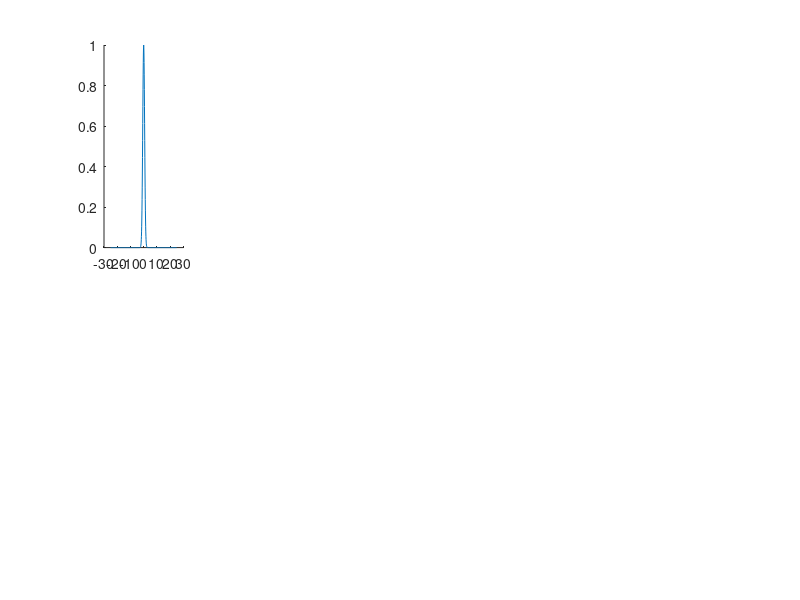

MATLAB code to generate this figure: (Note: this script raises an error after producing the figure.)
clc; clear; close all;

% Parameter
wavelength = 1.5; % Panjang Gelombang Vakum
k0 = 2 * pi / wavelength; % Nomor gelombang vakum
n0 = 1.49; % Indeks biar referensi
z_max = 50; % Nilai maks dari z
a = 1; % Nilai tebal core awal
b = 8; % Nilai tebal core akhir

% Koordinat Sistem
dz = 0.1; % Nilai diskritisasi 
Nx = 500; % Total grid x-nya
Lebar = 50;
dx= Lebar/Nx;
x = (-Nx/2:Nx/2-1) * dx;

% Definisikan Kx dan H untuk Transformasi
kx= (2 * pi / dx) * ([0:Nx/2-1 -Nx/2:-1] / Nx);
H = exp(-1i * (kx.^2 ) *0.5* dz / (2 * k0 * n0)); 

% Definisikan profil awal medan
psi = exp(-(x.^2) / a^2);

% Beam Propagation Loop
z_values = 0:dz:z_max;
st=0; ip=0;
for z = z_values
 Wcore = a + ((b-a)/z_max) * z ; % Definisikan width core berdasarkan z
 n= n0+0.01*((x>=-(Wcore/2))&(x<=(Wcore/2))); % Definisi Indeks bias
 psi = ifft(fft(psi).*H); % Koreksi untuk ½ step 
 % Koreksi fasa krn indeks bias
 psi = psi .* exp(1i * 0.5*k0/n0 * (n.^2 - n0^2) * dz); 
 psi = ifft(fft(psi) .* H); % Koreksi untuk ½ step
 st=st+1;
 if mod(st,floor(length(z_values)/10))==1 
  ip=ip+1;
  Ep(ip,:)=psi;
 end
end

% Plot dalam satu figure dengan layout 2x5
figure; 
for id = 1:10
    subplot(2,5,id); % Membuat grid 2 baris, 5 kolom
    hold on;
    
    Epp = abs(Ep(id, :));
    plot(x, Epp);
    title(strcat('z = ', string(id))); 
    xlim([-30 30]);  
    
    % Garis batas core
    x1 = [- (Wcore/2), - (Wcore/2)]; y1 = [0, 1]; 
    x2 = [ (Wcore/2),  (Wcore/2)];  
    line(x1, y1);
    line(x2, y1);
    
    xlabel('x'); 
    hold off;
end
